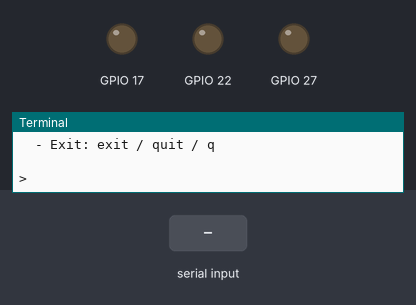
This program was run on a simulated Raspberry Pi (BCM pin numbers). Shown: output pins drawn as LEDs (lit = HIGH), the last lines printed to the terminal. Inputs (shaded band) come from the test bench.

Above: at 1.2 s.
1.3 s: "BACKWARD" typed at the terminal, then Enter
At 2.1 s:
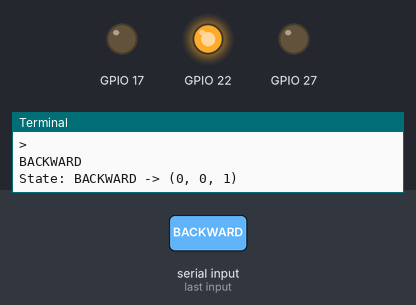
3.8 s: "FORWARD" typed at the terminal, then Enter
At 4.6 s:
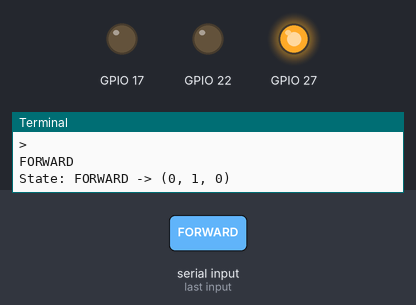
6.3 s: "LEFT" typed at the terminal, then Enter
At 7.1 s:
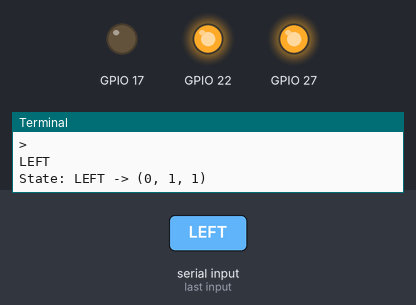
8.8 s: "LOCK" typed at the terminal, then Enter
At 9.6 s:
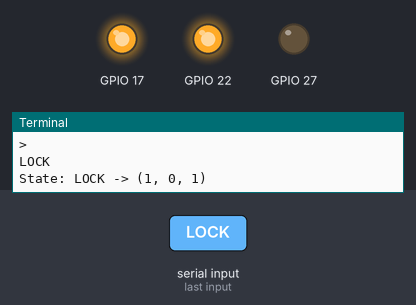
11.3 s: "RIGHT" typed at the terminal, then Enter
At 11.6 s:
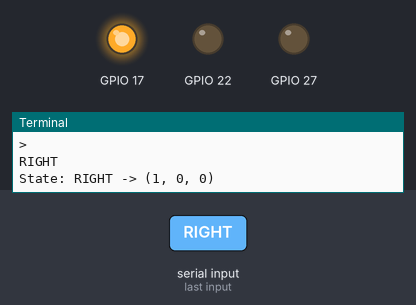
13.8 s: "UNLOCK" typed at the terminal, then Enter
At 14.6 s:
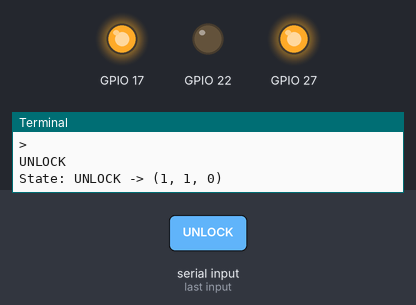
Timing chart, 0 to 16.8 s (numbered marks = the images above; inputs shaded):
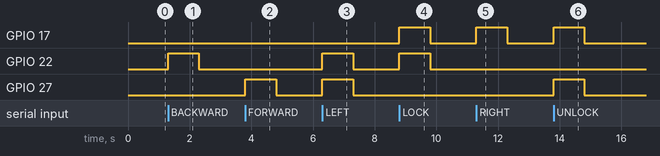

The program:

app.py
```python
#!/usr/bin/env python3
import sys
from gpio_driver import GPIODriver
from sequencer import run_sequence, run_single
from states import PINS

def repl(driver: GPIODriver):
    print("Commands:")
    print("  - Single: forward / backward / left / right / lock / unlock / stop / sleep 1.0")
    print("  - Sequence: seq forward 2; right 1; lock 0.5; stop")
    print("  - Exit: exit / quit / q")
    print("")
    while True:
        try:
            cmd = input("> ").strip()
        except (EOFError, KeyboardInterrupt):
            break
        if not cmd:
            continue
        low = cmd.lower()
        if low in ("exit", "quit", "q"):
            break
        elif low.startswith("seq "):
            seq = cmd[4:].strip()
            run_sequence(driver, seq)
        else:
            run_single(driver, cmd)

def main():
    driver = GPIODriver(PINS)
    try:
        driver.setup()
        if len(sys.argv) > 1:
            # Example: sudo python3 app.py "seq forward 2; right 1; lock 0.5; stop"
            arg = " ".join(sys.argv[1:]).strip()
            if arg.lower().startswith("seq "):
                run_sequence(driver, arg[4:].strip())
            else:
                run_single(driver, arg)
        else:
            print(f"GPIO control (pins {PINS}). Press Ctrl+C to exit.")
            repl(driver)
    finally:
        driver.cleanup()
        print("GPIO cleanup complete.")

if __name__ == "__main__":
    main()
```

gpio_driver.py
```python
import RPi.GPIO as GPIO
from typing import Tuple, Sequence

class GPIODriver:
    def __init__(self, pins: Sequence[int]):
        self.pins = tuple(pins)
        self._configured = False

    def setup(self):
        if self._configured:
            return
        GPIO.setmode(GPIO.BCM)
        for p in self.pins:
            GPIO.setup(p, GPIO.OUT)
            GPIO.output(p, GPIO.LOW)
        self._configured = True

    def apply_bits(self, bits: Tuple[int, int, int]):
        """bits = (b1, b2, b3), each 0/1"""
        if not self._configured:
            self.setup()
        for pin, bit in zip(self.pins, bits):
            GPIO.output(pin, GPIO.HIGH if bit else GPIO.LOW)

    def stop(self):
        """All LOW."""
        self.apply_bits((0, 0, 0))

    def cleanup(self):
        try:
            self.stop()
        finally:
            print("GPIO cleanup called.")
            GPIO.cleanup()
```

sequencer.py
```python
import time
from typing import Optional, Tuple, List
from gpio_driver import GPIODriver
from parser import parse_command, split_sequence
from states import STATES, DEFAULT_STEP_DURATION, PAUSE_AFTER_SEQ_SECONDS

def set_state(driver: GPIODriver, key: str, hold_seconds: Optional[float] = None):
    """
    key: 'FORWARD','BACKWARD','LEFT','RIGHT','LOCK','UNLOCK','STOP','SLEEP'
    """
    if key == "SLEEP":
        dur = max(0.0, hold_seconds or 0.0)
        print(f"Sleep: {dur:.3f}s")
        time.sleep(dur)
        return

    bits = STATES.get(key, STATES["STOP"])
    driver.apply_bits(bits)
    print(f"State: {key} -> {bits}")
    if hold_seconds is not None:
        time.sleep(max(0.0, hold_seconds))
        driver.stop()
        print("State: STOP")

def run_sequence(driver: GPIODriver, seq_str: str, default_duration: float = DEFAULT_STEP_DURATION,
                 pause_after_seq: float = PAUSE_AFTER_SEQ_SECONDS):
    """
    Execute a sequence like: 'forward 2; right 1; lock 0.5; stop'
    After completion, hold STOP for `pause_after_seq` seconds.
    """
    tokens = split_sequence(seq_str)
    steps: List[Tuple[str, Optional[float]]] = []

    for t in tokens:
        parsed = parse_command(t)
        if not parsed:
            print(f"[Skip] Invalid token: '{t}'")
            continue
        key, dur = parsed
        if dur is None and key not in ("SLEEP",):
            dur = default_duration
        steps.append((key, dur))

    if not steps:
        print("No valid steps to run.")
        return

    print("=== Running sequence ===")
    for i, (key, dur) in enumerate(steps, 1):
        if key == "STOP" and (dur is None or dur <= 0):
            driver.stop()
            print("State: STOP")
            continue
        set_state(driver, key, hold_seconds=dur)

    # Pause after sequence
    print(f"=== Sequence complete — pausing {pause_after_seq:.3f}s ===")
    driver.stop()
    time.sleep(max(0.0, pause_after_seq))

def run_single(driver: GPIODriver, cmd: str, default_duration: float = DEFAULT_STEP_DURATION):
    parsed = parse_command(cmd)
    if not parsed:
        print("Unknown command. Try: forward, backward, left, right, lock, unlock, stop, sleep.")
        return
    key, dur = parsed
    if dur is None and key != "SLEEP":
        dur = default_duration
    set_state(driver, key, hold_seconds=dur)
```

states.py
```python
import re

# BCM pin numbers
OUT1 = 17
OUT2 = 27
OUT3 = 22
PINS = (OUT1, OUT2, OUT3)

# Bit patterns (HIGH=1, LOW=0)
# Note: FORWARD and BACKWARD are swapped per your request.
STATES = {
    "FORWARD":  (0, 1, 0),
    "BACKWARD": (0, 0, 1),
    "LEFT":     (0, 1, 1),
    "RIGHT":    (1, 0, 0),
    "LOCK":     (1, 0, 1),
    "UNLOCK":   (1, 1, 0),
    "STOP":     (0, 0, 0),
}

ALIASES = {
    "f": "FORWARD", "forward": "FORWARD",
    "b": "BACKWARD", "backward": "BACKWARD", "reverse": "BACKWARD",
    "l": "LEFT", "left": "LEFT",
    "r": "RIGHT", "right": "RIGHT",
    "lock": "LOCK", "unlock": "UNLOCK",
    "stop": "STOP", "s": "STOP",
    "sleep": "SLEEP", "wait": "SLEEP",
}

# Command pattern: name [duration]  e.g., "forward 2", "right:1.5"
CMD_PATTERN = re.compile(r"^\s*([a-zA-Z_]+)\s*(?::|\s)?\s*([0-9]*\.?[0-9]+)?\s*$")

# Defaults
DEFAULT_STEP_DURATION = 1.0
PAUSE_AFTER_SEQ_SECONDS = 1.0  # STOP hold after every `seq` run
```

parser.py
```python
from typing import Optional, Tuple, List
from states import ALIASES, CMD_PATTERN

def parse_command(token: str) -> Optional[Tuple[str, Optional[float]]]:
    """
    Returns (KEY, duration_seconds) or None if invalid.
    Accepts: 'forward', 'forward 2', 'right:1.5', 'sleep 0.3'
    """
    m = CMD_PATTERN.match(token)
    if not m:
        return None
    cmd_raw, dur_raw = m.group(1), m.group(2)
    name = ALIASES.get(cmd_raw.lower())
    if not name:
        return None
    dur = float(dur_raw) if dur_raw else None
    return (name, dur)

def split_sequence(seq_str: str) -> List[str]:
    """
    Split by comma/semicolon/newline and remove empty tokens.
    """
    import re
    tokens = re.split(r"[,\n;]+", seq_str)
    return [t for t in (tok.strip() for tok in tokens) if t]
```

Measured:
- after the input at 1.3 s, GPIO 22: LOW → HIGH at once, → LOW 1.0 s later
- after the input at 3.8 s, GPIO 27: LOW → HIGH at once, → LOW 1.0 s later
- after the input at 6.3 s, GPIO 22, GPIO 27: LOW → HIGH at once, → LOW 1.0 s later
- after the input at 8.8 s, GPIO 17, GPIO 22: LOW → HIGH at once, → LOW 1.0 s later
- after the input at 11.3 s, GPIO 17: LOW → HIGH at once, → LOW 1.0 s later
- after the input at 13.8 s, GPIO 17, GPIO 27: LOW → HIGH at once, → LOW 1.0 s later
